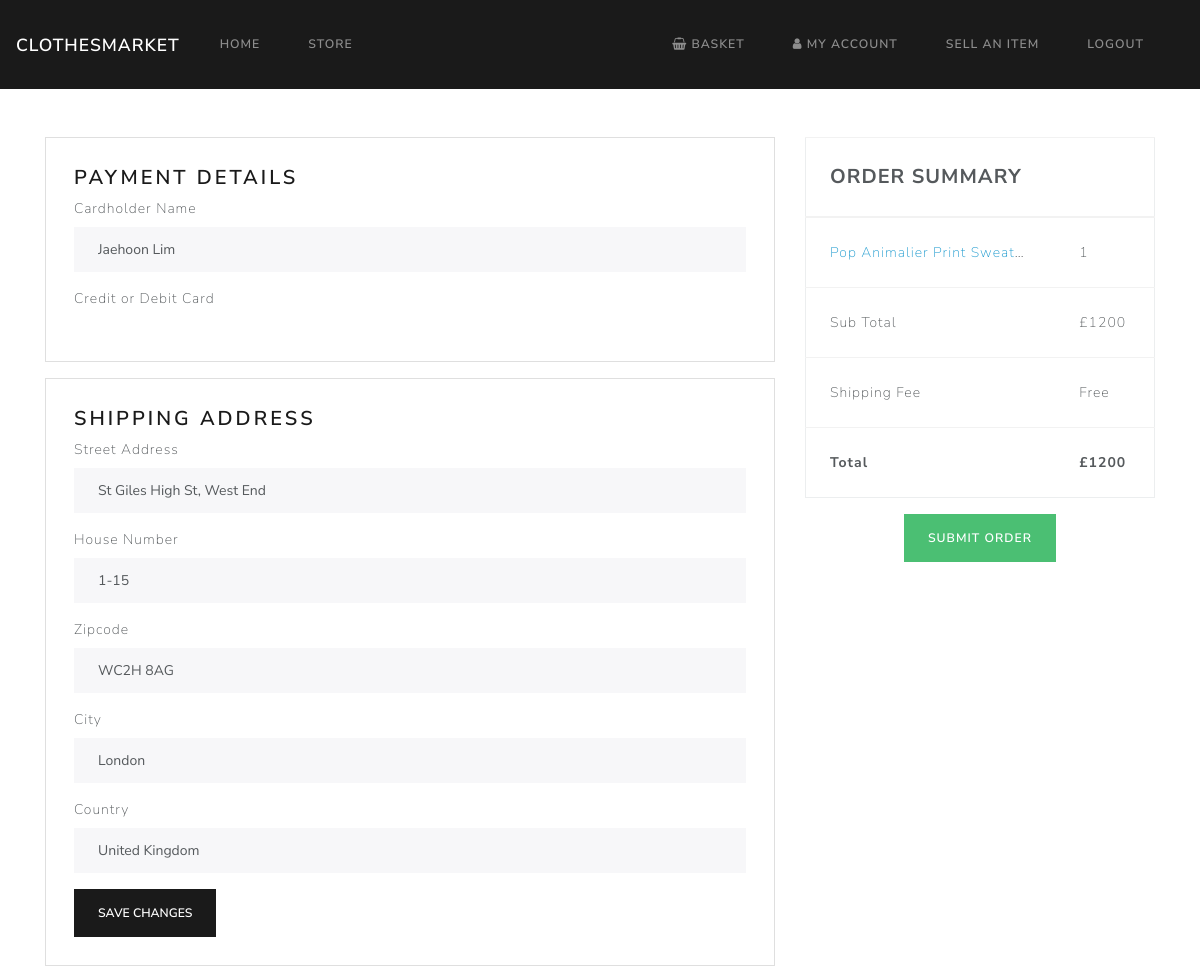
Screenshot of /buyNow/1000 (signed in) with the database file from the repository.
### app/models.py (models this page shows, shortened)
class User(db.Model):
    __tablename__ = 'user'
    userId = db.Column(db.Integer, primary_key=True, autoincrement=True)
    email = db.Column(db.Text, unique=True)
    fullName = db.Column(db.Text)
    password = db.Column(db.Text)
    shippingInfo = db.relationship('ShippingInfo', backref='user', uselist=False)
    itemsForSale = db.relationship('Item', backref='user')

class ShippingInfo(db.Model):
    __tablename__ = 'shippingInfo'
    shippingId = db.Column(db.Integer, primary_key=True, autoincrement=True)
    userId = db.Column(db.Integer, db.ForeignKey('user.userId'), nullable=False)
    streetAddress = db.Column(db.Text)
    houseNumber = db.Column(db.Text)
    zipCode = db.Column(db.Text)
    city = db.Column(db.Text)
    country = db.Column(db.Text)
    order = db.relationship('Order', backref='shippingInfo', uselist=False)

class Item(db.Model):
    __tablename__ = 'item'
    itemId = db.Column(db.Integer, primary_key=True, autoincrement=True)
    userId = db.Column(db.Integer, db.ForeignKey('user.userId'), nullable=False)
    manufacturer = db.Column(db.Text)
    productName = db.Column(db.Text)
    category = db.Column(db.Text)
    quantity = db.Column(db.Integer)
    price = db.Column(db.Integer)
    estimatedPrice = db.Column(db.Integer)
    imageUrl = db.Column(db.Text)
    date_posted = db.Column(db.DateTime, default=datetime.utcnow)

### app/main/routes.py (the view)
@bp.route('/buyNow/<itemId>')
def buyNow(itemId):
    if not session.get('logged_in'):
        flash(f'Please login to continue.', 'warning')
        return redirect('/login')
    user = User.query.filter_by(userId=int(session['user_id'])).first()
    shippingForm = ShippingForm()
    checkoutForm = CheckoutForm()
    shippingInfo = ShippingInfo.query.filter_by(userId=int(session['user_id'])).first()
    item = Item.query.filter_by(itemId=itemId).first();
    basket = Basket()
    basket.addItem(item)
    serializedBasket = basket.serialize()
    session['basket'] = serializedBasket
    return render_template('checkout.html', basket=basket, shippingInfo=shippingInfo, shippingForm=shippingForm, checkoutForm=checkoutForm, user=user)

### app/main/forms.py
class ShippingForm(FlaskForm):
    streetAddress = StringField('streetAddress', validators=[DataRequired()])
    houseNumber = StringField('houseNumber', validators=[DataRequired()])
    zipCode = StringField('zipCode', validators=[DataRequired()])
    city = StringField('city', validators=[DataRequired()])
    country = StringField('country', validators=[DataRequired()])

class CheckoutForm(FlaskForm):
    stripeToken = StringField('stripeToken')

### app/main/basket.py (called while the page is built)
    def addItem(self, item):
        id = str(item.itemId)
        if id in self.items.keys():
            self.items[id]['quantity'] += 1
            print(self.items[id]['quantity'])
            self.items[id]['price'] = self.items[id]['item']['price'] * self.items[id]['quantity']
        else:
            self.items[id] = {'item': { 'itemId': item.itemId, 'userId': item.userId, 'manufacturer': item.manufacturer, 'productName': item.productName, 'category': item.category, 'imageUrl': item.imageUrl, 'price': item.price, 'quantity': item.quantity }, 'quantity': 1, 'price': item.price}
        self.totalQuantity += 1
        self.totalPrice += self.items[id]['item']['price']

    def serialize(self):
        return json.dumps(self.__dict__)

### app/templates/checkout.html (shortened to what this page needs)
{% extends "base.html" %}
{% set active_page = "checkout" %}
{% block content %}
{% if basket and basket.totalQuantity > 0 %}
<div class="pt-5 row justify-content-center">
    <div class="col-sm-12 col-md-8">
        <div class="card p-2 mb-3">
            <div class="card-body">
                <h4>Payment Details</h4>
                <form id="payment-form" action="/checkout" method="POST">
                    <div class="form-group">
                        <label for="cardHolderName">Cardholder Name</label>
                        <input type="text" class="form-control" id="cardHolderName" name="cardHolderName" value="{% if user %}{{user.fullName}}{% endif %}">
                    </div>
                    <div class="form-group">
                        <label for="card-element">Credit or Debit Card</label>
                    </div>
                </form>
            </div>
        </div>
        <div class="card p-2">
            <div class="card-body">
                <h4>Shipping Address</h4>
                <form action="/account" method="POST">
                    <div class="form-group">
                        <label for="streetAddress">Street Address</label>
                        <input type="text" class="form-control" id="streetAddress" name="streetAddress" value="{% if shippingInfo %}{{shippingInfo.streetAddress}}{% endif %}">
                    </div>
                    <div class="form-group">
                        <label for="houseNumber">House Number</label>
                        <input type="text" class="form-control" id="houseNumber" name="houseNumber" value="{% if shippingInfo %}{{shippingInfo.houseNumber}}{% endif %}">
                    </div>
                    <div class="form-group">
                        <label for="zipCode">Zipcode</label>
                        <input type="text" class="form-control" id="zipCode" name="zipCode" value="{% if shippingInfo %}{{shippingInfo.zipCode}}{% endif %}">
                    </div>
                    <div class="form-group">
                        <label for="country">City</label>
                        <input type="text" class="form-control" id="city" name="city" value="{% if shippingInfo %}{{shippingInfo.city}}{% endif %}">
                    </div>
                    <div class="form-group">
                        <label for="country">Country</label>
                        <input type="text" class="form-control" id="country" name="country" value="{% if shippingInfo %}{{shippingInfo.country}}{% endif %}">
                    </div>
                    <button type="submit" class="btn btn-primary">Save Changes</button>
                </form>
            </div>
        </div>
    </div>
    <div class="col-sm-12 col-md-4">
        <table class="table table-hover border" style="max-width: 100%">
            <thead>
                <tr>
                    <th style="font-size: 1.25rem;">Order Summary</th>
                    <th></th>
                </tr>
            </thead>
            <tbody>
                {% for itemId in basket.items %}
                <tr>
                    <td style="max-width: 120px; overflow: hidden; text-overflow: ellipsis; white-space: nowrap;"><a class="text-info" href="/item/{{itemId}}" style="text-decoration:none; ">{{basket.items[itemId]['item']['productName']}}</a></td>
                    <td>{{basket.items[itemId]['quantity']}}</td>
                </tr>
                {% endfor %}
                <tr>
                    <td>Sub Total</td>
                    <td>£{{basket.totalPrice}}</td>
                </tr>
                <tr>
                    <td>Shipping Fee</td>
                    <td>Free</td>
                </tr>
                <tr>
                    <td style="font-weight: bold">Total</td>
                    <td style="font-weight: bold">£{{basket.totalPrice}}</td>
                </tr>
            </tbody>
        </table>
        <div class="mb-3 text-center">
            <a id="submitOrderBtn" href="#" class="btn btn-success">Submit Order</a>
        </div>
    </div>
</div>
{% endif %}
{% endblock %}

### app/templates/base.html (shortened to what this page needs)
<!DOCTYPE html>
<html lang="en">
<head>
    <link rel="stylesheet" href="/static/css/bootstrap.min.css"/>
    <link rel="stylesheet" href="/static/css/slider-pro.min.css"/>
    <link rel="stylesheet" href="https://stackpath.bootstrapcdn.com/font-awesome/4.7.0/css/font-awesome.min.css"/>
    <link rel="stylesheet" href="/static/css/toastr.min.css"/>
    <link rel="stylesheet" href="/static/css/custom.css"/>
</head>
<body>
    {% set nav_left = [
        ('/', 'index', 'Home'),
        ('/store', 'store', 'Store')
    ] -%}
    {% set nav_right = [
        ('/basket', 'basket', 'Basket'),
        ('/login', 'login', 'Login'),
        ('/signup', 'signup', 'Sign Up')
    ] -%}
    {% set nav_right_auth = [
        ('/basket', 'basket', 'Basket'),
        ('/account', 'account', 'My Account'),
        ('/sell', 'sell', 'Sell an Item'),
        ('/logout', 'logout', 'Logout')
    ] %}
    {% set active_page = active_page|default('index') -%}
    <nav class="navbar fixed-top navbar-expand-lg navbar-dark bg-primary">
      <a class="navbar-brand" href="/">ClothesMarket</a>
      <div class="collapse navbar-collapse" id="navbarSupportedContent">
        <ul class="navbar-nav mr-auto">
          {% for href, id, caption in nav_left %}
              <li {% if id == active_page %}class="nav-item active"{% else %}class="nav-item"{% endif
              %}><a class="nav-link" href="{{ href|e }}">{{ caption|e }} </a>
              </li>
          {% endfor %}
        </ul>
        <ul class="navbar-nav my-2 my-lg-0">
          {% if session['logged_in'] %}
            {% for href, id, caption in nav_right_auth %}
                <li {% if id == active_page %}class="nav-item active"{% else %}class="nav-item"{% endif
                %}><a class="nav-link" href="{{ href|e }}">{% if id=='basket' %}<i class="fa fa-shopping-basket"></i>{% elif id=='account' %}<i class="fa fa-user"></i>{%endif%} {{ caption|e }} </a>
                </li>
            {% endfor %}
          {% endif %}
        </ul>
      </div>
    </nav>
    <div class="container" style="margin-top: 89px;">
        {% block content %}{% endblock %}
    </div>
</body>
</html>

### rows the page displays
User: cardHolderName "Jaehoon Lim"
ShippingInfo: streetAddress "St Giles High St, West End", houseNumber "1-15", zipCode "WC2H 8AG", city "London", country "United Kingdom"
Item: productName "Pop Animalier Print Sweat…"

### other values shown
{{ caption|e }} "HOME" "STORE"
{{ caption|e }} "BASKET" "MY ACCOUNT" "SELL AN ITEM" "LOGOUT"
{{ basket.items[itemId]['quantity'] }} "1"
{{ basket.totalPrice }} "1200"
